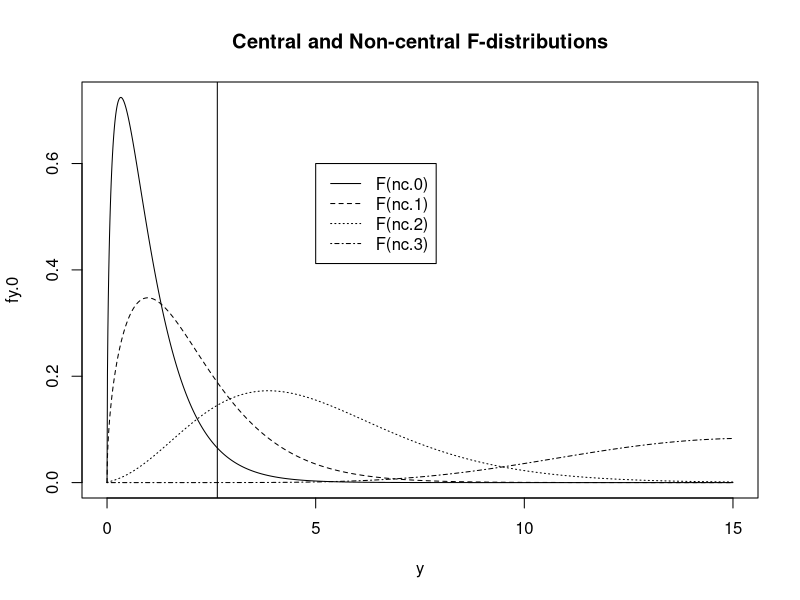

Here is the R script that generated this plot:
###########################################
### Following code is ONLY for illutsration
###########################################
num.trt <- 4
num.rep <- 60 #sample size per group

# factor effects model this is tau_i=mu_i-mu_. for i=1,2,3,4
# we will look at 3 different cases which are meant to illustrate power as we move away from the null
# like we do if we considered H0:mu=0 and alternatives mu1=2, mu2=2.5, mu3=3

# Using sum to zero constraint
tau.1 <- c(-2.5,0,0,2.5) #Example 1, group 1 is 2.5 units below grand mean and group 4 is 2.5 units above grand mean
tau.2 <- c(-5,0,0,5) #Example 2
tau.3 <- c(-10,0,0,10) #Example 3
sigma <- 16 #estimate of sigma

df.trt <- num.trt-1
df.err <- num.trt*(num.rep-1)
nc.0 <- 0
(nc.1 <- num.rep*sum((tau.1-mean(tau.1))^2)/(sigma^2))
(nc.2 <- num.rep*sum((tau.2-mean(tau.2))^2)/(sigma^2))
(nc.3 <- num.rep*sum((tau.3-mean(tau.3))^2)/(sigma^2))

y <- seq(0,15,.01)
fy.0 <- df(y,df.trt,df.err,nc.0)
fy.1 <- df(y,df.trt,df.err,nc.1)
fy.2 <- df(y,df.trt,df.err,nc.2)
fy.3 <- df(y,df.trt,df.err,nc.3)
(f.crit <- qf(.95,df.trt,df.err))

plot(y,fy.0,type="l",main="Central and Non-central F-distributions")
lines(y,fy.1,type="l",lty=2)
lines(y,fy.2,type="l",lty=3)
lines(y,fy.3,type="l",lty=4)
abline(v=f.crit)
legend(x=5,y=0.6,c("F(nc.0)","F(nc.1)","F(nc.2)","F(nc.3)"),lty=1:4)

(power.0 <- 1-pf(f.crit,df.trt,df.err,nc.0))
(power.1 <- 1-pf(f.crit,df.trt,df.err,nc.1))
(power.2 <- 1-pf(f.crit,df.trt,df.err,nc.2))
(power.3 <- 1-pf(f.crit,df.trt,df.err,nc.3))

# To find the sample size required for a specific power a lot of trial and error
# is required where you change num.rep until you get the power you want...OR

###################################
### IN PRACTICE
###################################
# Set alternative using sum to 0 constraint
tau.1 <- c(-2.5,0,0,2.5) #Example 1, group 1 is 2.5 units below grand mean and group 4 is 2.5 units above grand mean

# Note we did not set alpha (Type I error)
# so the functions below takes default alpha=0.05.  It can be changed!
power.anova.test(groups = length(tau.1),
                 between.var = var(tau.1),
                 within.var = 16^2, power = .90)

# if you actually know group means
groupmeans <- c(120, 130, 140, 150) #Delta=30
power.anova.test(groups = length(groupmeans),
                 between.var = var(groupmeans),
                 within.var = 16^2, power = .90)
